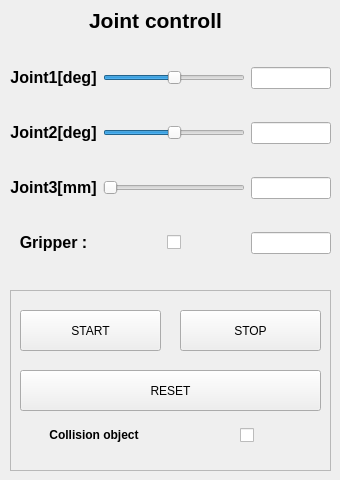
     <widget class="QWidget" name="mode1_3">
      <attribute name="title">
       <string>1</string>
      </attribute>
      <widget class="QLabel" name="label_99">
       <property name="geometry">
        <rect>
         <x>70</x>
         <y>0</y>
         <width>171</width>
         <height>41</height>
        </rect>
       </property>
       <property name="text">
        <string>&lt;html&gt;&lt;head/&gt;&lt;body&gt;&lt;p align=&quot;center&quot;&gt;&lt;span style=&quot; font-size:16pt; font-weight:600;&quot;&gt;Joint controll&lt;/span&gt;&lt;/p&gt;&lt;/body&gt;&lt;/html&gt;</string>
       </property>
      </widget>
      <widget class="QWidget" name="gridLayoutWidget_11">
       <property name="geometry">
        <rect>
         <x>10</x>
         <y>40</y>
         <width>321</width>
         <height>241</height>
        </rect>
       </property>
       <layout class="QGridLayout" name="gridLayout_11">
        <item row="3" column="1" alignment="Qt::AlignHCenter">
         <widget class="QCheckBox" name="jointControl_Gripper_Checkbox_3">
          <property name="maximumSize">
           <size>
            <width>50</width>
            <height>16777215</height>
           </size>
          </property>
          <property name="layoutDirection">
           <enum>Qt::LeftToRight</enum>
          </property>
          <property name="autoFillBackground">
           <bool>false</bool>
          </property>
          <property name="text">
           <string/>
          </property>
          <property name="checked">
           <bool>false</bool>
          </property>
          <property name="tristate">
           <bool>false</bool>
          </property>
         </widget>
        </item>
        <item row="1" column="1">
         <widget class="QSlider" name="jointControl_J2_Slider_3">
          <property name="minimum">
           <number>-157</number>
          </property>
          <property name="maximum">
           <number>157</number>
          </property>
          <property name="orientation">
           <enum>Qt::Horizontal</enum>
          </property>
         </widget>
        </item>
        <item row="2" column="1">
         <widget class="QSlider" name="jointControl_J3_Slider_3">
          <property name="minimum">
           <number>0</number>
          </property>
          <property name="maximum">
           <number>4</number>
          </property>
          <property name="orientation">
           <enum>Qt::Horizontal</enum>
          </property>
         </widget>
        </item>
        <item row="3" column="0">
         <widget class="QLabel" name="label_122">
          <property name="text">
           <string>&lt;html&gt;&lt;head/&gt;&lt;body&gt;&lt;p align=&quot;center&quot;&gt;&lt;span style=&quot; font-size:12pt; font-weight:600;&quot;&gt;Gripper :&lt;/span&gt;&lt;/p&gt;&lt;/body&gt;&lt;/html&gt;</string>
          </property>
         </widget>
        </item>
        <item row="1" column="0">
         <widget class="QLabel" name="label_123">
          <property name="text">
           <string>&lt;html&gt;&lt;head/&gt;&lt;body&gt;&lt;p align=&quot;center&quot;&gt;&lt;span style=&quot; font-size:12pt; font-weight:600;&quot;&gt;Joint2[deg]&lt;/span&gt;&lt;/p&gt;&lt;/body&gt;&lt;/html&gt;</string>
          </property>
         </widget>
        </item>
        <item row="2" column="0">
         <widget class="QLabel" name="label_124">
          <property name="text">
           <string>&lt;html&gt;&lt;head/&gt;&lt;body&gt;&lt;p align=&quot;center&quot;&gt;&lt;span style=&quot; font-size:12pt; font-weight:600;&quot;&gt;Joint3[mm]&lt;/span&gt;&lt;/p&gt;&lt;/body&gt;&lt;/html&gt;</string>
          </property>
         </widget>
        </item>
        <item row="0" column="1">
         <widget class="QSlider" name="jointControl_J1_Slider_3">
          <property name="minimum">
           <number>-157</number>
          </property>
          <property name="maximum">
           <number>157</number>
          </property>
          <property name="orientation">
           <enum>Qt::Horizontal</enum>
          </property>
         </widget>
        </item>
        <item row="0" column="0">
         <widget class="QLabel" name="label_125">
          <property name="text">
           <string>&lt;html&gt;&lt;head/&gt;&lt;body&gt;&lt;p align=&quot;center&quot;&gt;&lt;span style=&quot; font-size:12pt; font-weight:600;&quot;&gt;Joint1[deg]&lt;/span&gt;&lt;/p&gt;&lt;/body&gt;&lt;/html&gt;</string>
          </property>
         </widget>
        </item>
        <item row="0" column="2">
         <widget class="QLineEdit" name="jointControl_J1_LineEdit">
          <property name="maximumSize">
           <size>
            <width>80</width>
            <height>16777215</height>
           </size>
          </property>
         </widget>
        </item>
        <item row="1" column="2">
         <widget class="QLineEdit" name="jointControl_J2_LineEdit">
          <property name="maximumSize">
           <size>
            <width>80</width>
            <height>16777215</height>
           </size>
          </property>
         </widget>
        </item>
        <item row="2" column="2">
         <widget class="QLineEdit" name="jointControl_J3_LineEdit">
          <property name="maximumSize">
           <size>
            <width>80</width>
            <height>16777215</height>
           </size>
          </property>
         </widget>
        </item>
        <item row="3" column="2">
         <widget class="QLineEdit" name="jointControl_gripper_LineEdit">
          <property name="maximumSize">
           <size>
            <width>80</width>
            <height>16777215</height>
           </size>
          </property>
         </widget>
        </item>
       </layout>
      </widget>
      <widget class="QFrame" name="frame_8">
       <property name="geometry">
        <rect>
         <x>10</x>
         <y>290</y>
         <width>321</width>
         <height>181</height>
        </rect>
       </property>
       <property name="frameShape">
        <enum>QFrame::StyledPanel</enum>
       </property>
       <property name="frameShadow">
        <enum>QFrame::Raised</enum>
       </property>
       <widget class="QPushButton" name="jointControl_Stop_PushButton_4">
        <property name="geometry">
         <rect>
          <x>170</x>
          <y>20</y>
          <width>141</width>
          <height>41</height>
         </rect>
        </property>
        <property name="text">
         <string>STOP</string>
        </property>
       </widget>
       <widget class="QPushButton" name="jointControl_Start_PushButton_3">
        <property name="geometry">
         <rect>
          <x>10</x>
          <y>20</y>
          <width>141</width>
          <height>41</height>
         </rect>
        </property>
        <property name="text">
         <string>START</string>
        </property>
       </widget>
       <widget class="QPushButton" name="jointControl_Reset_PushButton_3">
        <property name="geometry">
         <rect>
          <x>10</x>
          <y>80</y>
          <width>301</width>
          <height>41</height>
         </rect>
        </property>
        <property name="text">
         <string>RESET</string>
        </property>
       </widget>
       <widget class="QWidget" name="horizontalLayoutWidget_5">
        <property name="geometry">
         <rect>
          <x>10</x>
          <y>130</y>
          <width>301</width>
          <height>31</height>
         </rect>
        </property>
        <layout class="QHBoxLayout" name="horizontalLayout_11">
         <item>
          <widget class="QLabel" name="label_31">
           <property name="text">
            <string>&lt;html&gt;&lt;head/&gt;&lt;body&gt;&lt;p align=&quot;center&quot;&gt;&lt;span style=&quot; font-weight:600;&quot;&gt;Collision object&lt;/span&gt;&lt;/p&gt;&lt;/body&gt;&lt;/html&gt;</string>
           </property>
          </widget>
         </item>
         <item alignment="Qt::AlignHCenter">
          <widget class="QCheckBox" name="jointControl_collision_checkbox">
           <property name="text">
            <string/>
           </property>
          </widget>
         </item>
        </layout>
       </widget>
      </widget>
     </widget>
